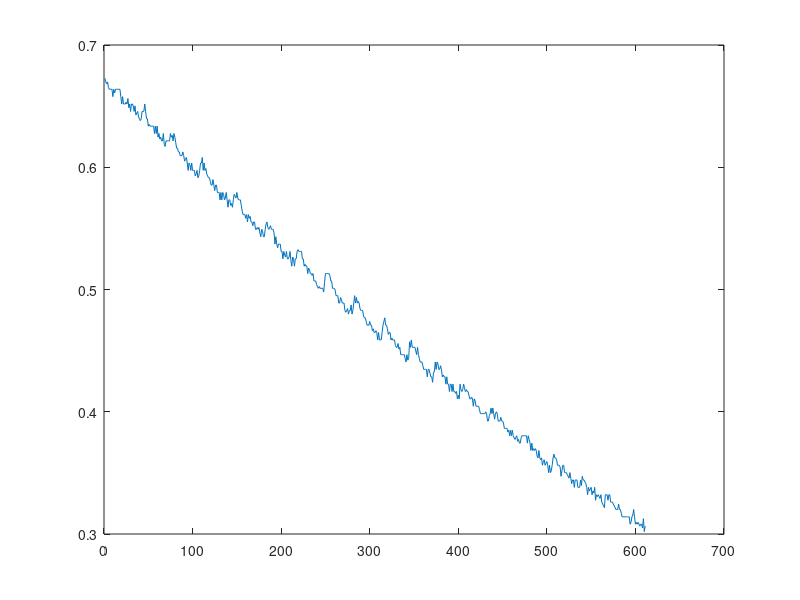

MATLAB code for this plot:
file = csvread("scope_6.csv");

time = file(:,1);
voltage = file(:,2);

offset = mean(voltage(1916 : end))


voltage = voltage(1050:1660);

plot(voltage-offset);